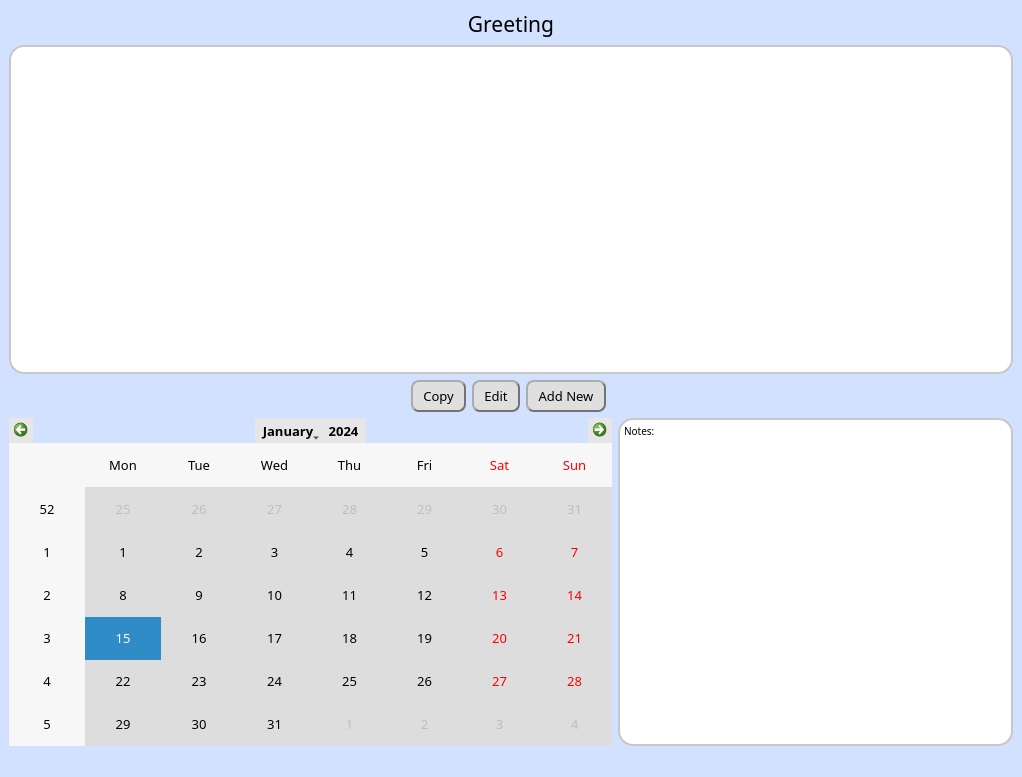
<?xml version="1.0" encoding="UTF-8"?>
<ui version="4.0">
 <class>MainWindow</class>
 <widget class="QMainWindow" name="MainWindow">
  <property name="geometry">
   <rect>
    <x>0</x>
    <y>0</y>
    <width>1022</width>
    <height>777</height>
   </rect>
  </property>
  <property name="windowTitle">
   <string>MainWindow</string>
  </property>
  <property name="styleSheet">
   <string notr="true">background-color:rgb(210, 225, 255);</string>
  </property>
  <widget class="QWidget" name="centralwidget">
   <layout class="QGridLayout" name="gridLayout">
    <item row="4" column="0" colspan="5">
     <widget class="QCalendarWidget" name="calendarWidget">
      <property name="font">
       <font>
        <family>Gadugi</family>
        <pointsize>10</pointsize>
       </font>
      </property>
      <property name="styleSheet">
       <string notr="true">QCalendarWidget QAbstractItemView{
background-color : rgb(221, 221, 221);
}

QCalendarWidget QToolButton{
background-color : rgb(230, 230, 230);
color: black;
}

QCalendarWidget QToolButton::hover{
background-color : rgb(167, 198, 221);
}</string>
      </property>
     </widget>
    </item>
    <item row="2" column="4" colspan="2">
     <spacer name="horizontalSpacer_2">
      <property name="orientation">
       <enum>Qt::Horizontal</enum>
      </property>
      <property name="sizeHint" stdset="0">
       <size>
        <width>40</width>
        <height>20</height>
       </size>
      </property>
     </spacer>
    </item>
    <item row="4" column="5">
     <widget class="QTextEdit" name="Notes">
      <property name="font">
       <font>
        <family>Gadugi</family>
        <pointsize>10</pointsize>
       </font>
      </property>
      <property name="styleSheet">
       <string notr="true">QTextEdit{
            background-color: white;
            border-radius: 15;
            border: 2px solid rgb(199, 199, 199);
        }</string>
      </property>
      <property name="html">
       <string>&lt;!DOCTYPE HTML PUBLIC &quot;-//W3C//DTD HTML 4.0//EN&quot; &quot;http://www.w3.org/TR/REC-html40/strict.dtd&quot;&gt;
&lt;html&gt;&lt;head&gt;&lt;meta name=&quot;qrichtext&quot; content=&quot;1&quot; /&gt;&lt;style type=&quot;text/css&quot;&gt;
p, li { white-space: pre-wrap; }
&lt;/style&gt;&lt;/head&gt;&lt;body style=&quot; font-family:'Gadugi'; font-size:10pt; font-weight:400; font-style:normal;&quot;&gt;
&lt;p style=&quot; margin-top:0px; margin-bottom:0px; margin-left:0px; margin-right:0px; -qt-block-indent:0; text-indent:0px;&quot;&gt;&lt;span style=&quot; font-family:'MS Shell Dlg 2'; font-size:7.8pt;&quot;&gt;Notes:&lt;/span&gt;&lt;/p&gt;
&lt;p style=&quot;-qt-paragraph-type:empty; margin-top:0px; margin-bottom:0px; margin-left:0px; margin-right:0px; -qt-block-indent:0; text-indent:0px; font-family:'MS Shell Dlg 2'; font-size:7.8pt;&quot;&gt;&lt;br /&gt;&lt;/p&gt;&lt;/body&gt;&lt;/html&gt;</string>
      </property>
     </widget>
    </item>
    <item row="2" column="2">
     <widget class="QPushButton" name="EditBtn">
      <property name="font">
       <font>
        <family>Gadugi</family>
        <pointsize>10</pointsize>
       </font>
      </property>
      <property name="styleSheet">
       <string notr="true">QPushButton{
            background-color:rgb(223, 223, 223);
            border-radius: 8; 
            border: 2px solid rgb(115, 115, 115); 
            border-style: outset;
            padding: 5;
            padding-right: 10px;
            padding-left: 10px;
        }

QPushButton:hover{
           background-color:rgb(182, 182, 182);
        }</string>
      </property>
      <property name="text">
       <string>Edit</string>
      </property>
     </widget>
    </item>
    <item row="2" column="3">
     <widget class="QPushButton" name="AddBtn">
      <property name="font">
       <font>
        <family>Gadugi</family>
        <pointsize>10</pointsize>
       </font>
      </property>
      <property name="styleSheet">
       <string notr="true">QPushButton{
            background-color:rgb(223, 223, 223);
            border-radius: 8; 
            border: 2px solid rgb(115, 115, 115); 
            border-style: outset;
            padding: 5;
            padding-right: 10px;
            padding-left: 10px;
        }

QPushButton:hover{
           background-color:rgb(182, 182, 182);
        }</string>
      </property>
      <property name="text">
       <string>Add New</string>
      </property>
     </widget>
    </item>
    <item row="2" column="0">
     <spacer name="horizontalSpacer">
      <property name="orientation">
       <enum>Qt::Horizontal</enum>
      </property>
      <property name="sizeHint" stdset="0">
       <size>
        <width>40</width>
        <height>20</height>
       </size>
      </property>
     </spacer>
    </item>
    <item row="0" column="0" colspan="6">
     <widget class="QLabel" name="GreetLabel">
      <property name="font">
       <font>
        <family>Gadugi</family>
        <pointsize>16</pointsize>
       </font>
      </property>
      <property name="text">
       <string>Greeting</string>
      </property>
      <property name="alignment">
       <set>Qt::AlignCenter</set>
      </property>
     </widget>
    </item>
    <item row="2" column="1">
     <widget class="QPushButton" name="CopyBtn">
      <property name="font">
       <font>
        <family>Gadugi</family>
        <pointsize>10</pointsize>
       </font>
      </property>
      <property name="styleSheet">
       <string notr="true">QPushButton{
            background-color:rgb(223, 223, 223);
            border-radius: 8; 
            border: 2px solid rgb(115, 115, 115); 
            border-style: outset;
            padding: 5;
            padding-right: 10px;
            padding-left: 10px;
        }

QPushButton:hover{
           background-color:rgb(182, 182, 182);
        }</string>
      </property>
      <property name="text">
       <string>Copy</string>
      </property>
     </widget>
    </item>
    <item row="1" column="0" colspan="6">
     <widget class="QTableView" name="TaskView">
      <property name="font">
       <font>
        <family>Gadugi</family>
        <pointsize>10</pointsize>
       </font>
      </property>
      <property name="styleSheet">
       <string notr="true">QTableView{
            background-color:white;
            border-radius: 15;
            border: 2px solid rgb(199, 199, 199);
        }</string>
      </property>
      <property name="showGrid">
       <bool>false</bool>
      </property>
      <property name="gridStyle">
       <enum>Qt::NoPen</enum>
      </property>
     </widget>
    </item>
   </layout>
  </widget>
  <widget class="QStatusBar" name="statusbar"/>
 </widget>
 <resources/>
 <connections/>
</ui>
